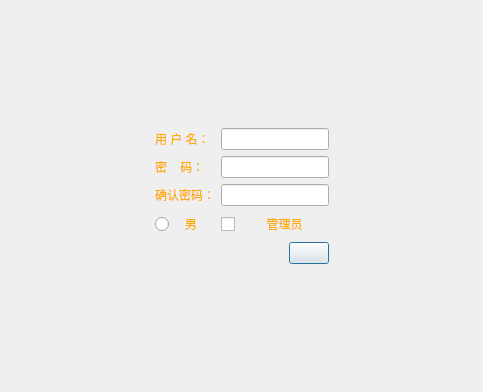
<?xml version="1.0" encoding="UTF-8"?>
<ui version="4.0">
 <class>registDialog</class>
 <widget class="QDialog" name="registDialog">
  <property name="geometry">
   <rect>
    <x>0</x>
    <y>0</y>
    <width>483</width>
    <height>392</height>
   </rect>
  </property>
  <property name="windowTitle">
   <string>Dialog</string>
  </property>
  <property name="modal">
   <bool>true</bool>
  </property>
  <layout class="QGridLayout" name="gridLayout_2">
   <item row="0" column="1">
    <spacer name="verticalSpacer">
     <property name="orientation">
      <enum>Qt::Vertical</enum>
     </property>
     <property name="sizeHint" stdset="0">
      <size>
       <width>20</width>
       <height>67</height>
      </size>
     </property>
    </spacer>
   </item>
   <item row="1" column="0">
    <spacer name="horizontalSpacer_2">
     <property name="orientation">
      <enum>Qt::Horizontal</enum>
     </property>
     <property name="sizeHint" stdset="0">
      <size>
       <width>84</width>
       <height>20</height>
      </size>
     </property>
    </spacer>
   </item>
   <item row="1" column="1">
    <layout class="QGridLayout" name="gridLayout">
     <item row="2" column="0">
      <widget class="QLabel" name="labelOkPassword">
       <property name="styleSheet">
        <string notr="true">color:rgb(255, 170, 0)</string>
       </property>
       <property name="text">
        <string>确认密码：</string>
       </property>
      </widget>
     </item>
     <item row="2" column="1" colspan="2">
      <widget class="QLineEdit" name="lineEditOkPassword"/>
     </item>
     <item row="3" column="0">
      <widget class="QRadioButton" name="radioButton">
       <property name="styleSheet">
        <string notr="true">color:rgb(255, 170, 0)</string>
       </property>
       <property name="text">
        <string>   男</string>
       </property>
      </widget>
     </item>
     <item row="3" column="1" colspan="2">
      <widget class="QCheckBox" name="checkBox">
       <property name="styleSheet">
        <string notr="true">color:rgb(255, 170, 0)</string>
       </property>
       <property name="text">
        <string>        管理员</string>
       </property>
      </widget>
     </item>
     <item row="4" column="0" colspan="2">
      <spacer name="horizontalSpacer">
       <property name="orientation">
        <enum>Qt::Horizontal</enum>
       </property>
       <property name="sizeHint" stdset="0">
        <size>
         <width>108</width>
         <height>20</height>
        </size>
       </property>
      </spacer>
     </item>
     <item row="1" column="0">
      <widget class="QLabel" name="labelPassword">
       <property name="styleSheet">
        <string notr="true">color:rgb(255, 170, 0)</string>
       </property>
       <property name="text">
        <string>密    码：</string>
       </property>
      </widget>
     </item>
     <item row="1" column="1" colspan="2">
      <widget class="QLineEdit" name="lineEditPassword"/>
     </item>
     <item row="4" column="2">
      <widget class="QPushButton" name="pushButtonOk">
       <property name="sizePolicy">
        <sizepolicy hsizetype="Fixed" vsizetype="Preferred">
         <horstretch>0</horstretch>
         <verstretch>0</verstretch>
        </sizepolicy>
       </property>
       <property name="toolTip">
        <string>&lt;html&gt;&lt;head/&gt;&lt;body&gt;&lt;p&gt;&lt;span style=&quot; color:#ffaa00;&quot;&gt;注册&lt;/span&gt;&lt;/p&gt;&lt;/body&gt;&lt;/html&gt;</string>
       </property>
       <property name="styleSheet">
        <string notr="true">color: rgb(255, 170, 0);
border-image: url(:/config/close.png);
</string>
       </property>
       <property name="text">
        <string/>
       </property>
      </widget>
     </item>
     <item row="0" column="0">
      <widget class="QLabel" name="labelUser">
       <property name="styleSheet">
        <string notr="true">color:rgb(255, 170, 0)</string>
       </property>
       <property name="text">
        <string>用 户 名：</string>
       </property>
      </widget>
     </item>
     <item row="0" column="1" colspan="2">
      <widget class="QLineEdit" name="lineEditUser"/>
     </item>
    </layout>
   </item>
   <item row="1" column="2">
    <spacer name="horizontalSpacer_3">
     <property name="orientation">
      <enum>Qt::Horizontal</enum>
     </property>
     <property name="sizeHint" stdset="0">
      <size>
       <width>84</width>
       <height>20</height>
      </size>
     </property>
    </spacer>
   </item>
   <item row="2" column="1">
    <spacer name="verticalSpacer_2">
     <property name="orientation">
      <enum>Qt::Vertical</enum>
     </property>
     <property name="sizeHint" stdset="0">
      <size>
       <width>20</width>
       <height>67</height>
      </size>
     </property>
    </spacer>
   </item>
  </layout>
 </widget>
 <resources/>
 <connections/>
</ui>
